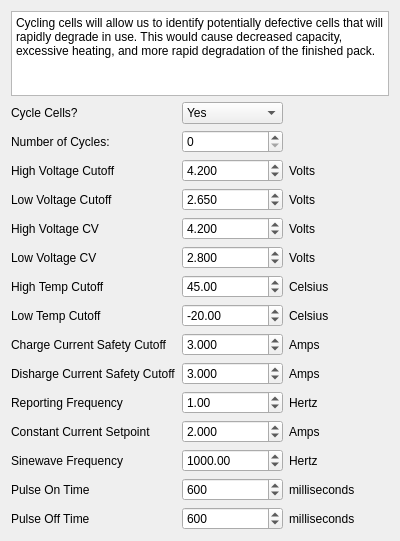
<?xml version="1.0" encoding="UTF-8"?>
<ui version="4.0">
 <class>wizardPageTwo</class>
 <widget class="QWidget" name="wizardPageTwo">
  <property name="geometry">
   <rect>
    <x>0</x>
    <y>0</y>
    <width>400</width>
    <height>541</height>
   </rect>
  </property>
  <property name="windowTitle">
   <string>Form</string>
  </property>
  <layout class="QVBoxLayout" name="verticalLayout">
   <item>
    <widget class="QPlainTextEdit" name="plainTextEdit">
     <property name="undoRedoEnabled">
      <bool>false</bool>
     </property>
     <property name="readOnly">
      <bool>true</bool>
     </property>
     <property name="plainText">
      <string>Cycling cells will allow us to identify potentially defective cells that will rapidly degrade in use. This would cause decreased capacity, excessive heating, and more rapid degradation of the finished pack.</string>
     </property>
    </widget>
   </item>
   <item>
    <layout class="QGridLayout" name="gridLayout_2">
     <item row="2" column="1">
      <widget class="QDoubleSpinBox" name="hvCutoffSB">
       <property name="decimals">
        <number>3</number>
       </property>
       <property name="minimum">
        <double>-99999999999999.000000000000000</double>
       </property>
       <property name="maximum">
        <double>9999999999999.000000000000000</double>
       </property>
       <property name="value">
        <double>4.200000000000000</double>
       </property>
      </widget>
     </item>
     <item row="6" column="0">
      <widget class="QLabel" name="label_14">
       <property name="text">
        <string>High Temp Cutoff</string>
       </property>
      </widget>
     </item>
     <item row="9" column="0">
      <widget class="QLabel" name="label_15">
       <property name="text">
        <string>Disharge Current Safety Cutoff</string>
       </property>
      </widget>
     </item>
     <item row="7" column="1">
      <widget class="QDoubleSpinBox" name="ltCutoffSB">
       <property name="minimum">
        <double>-273.000000000000000</double>
       </property>
       <property name="value">
        <double>-20.000000000000000</double>
       </property>
      </widget>
     </item>
     <item row="3" column="1">
      <widget class="QDoubleSpinBox" name="lvCutoffSB">
       <property name="decimals">
        <number>3</number>
       </property>
       <property name="value">
        <double>2.650000000000000</double>
       </property>
      </widget>
     </item>
     <item row="10" column="1">
      <widget class="QDoubleSpinBox" name="rf">
       <property name="value">
        <double>1.000000000000000</double>
       </property>
      </widget>
     </item>
     <item row="5" column="1">
      <widget class="QDoubleSpinBox" name="lvCVSB">
       <property name="decimals">
        <number>3</number>
       </property>
       <property name="value">
        <double>2.800000000000000</double>
       </property>
      </widget>
     </item>
     <item row="4" column="1">
      <widget class="QDoubleSpinBox" name="hvCVSB">
       <property name="decimals">
        <number>3</number>
       </property>
       <property name="value">
        <double>4.200000000000000</double>
       </property>
      </widget>
     </item>
     <item row="6" column="1">
      <widget class="QDoubleSpinBox" name="htCutoffSB">
       <property name="value">
        <double>45.000000000000000</double>
       </property>
      </widget>
     </item>
     <item row="9" column="1">
      <widget class="QDoubleSpinBox" name="dcCutoff">
       <property name="decimals">
        <number>3</number>
       </property>
       <property name="value">
        <double>3.000000000000000</double>
       </property>
      </widget>
     </item>
     <item row="11" column="1">
      <widget class="QDoubleSpinBox" name="ccSetpoint">
       <property name="decimals">
        <number>3</number>
       </property>
       <property name="value">
        <double>2.000000000000000</double>
       </property>
      </widget>
     </item>
     <item row="8" column="1">
      <widget class="QDoubleSpinBox" name="ccCutoff">
       <property name="decimals">
        <number>3</number>
       </property>
       <property name="value">
        <double>3.000000000000000</double>
       </property>
      </widget>
     </item>
     <item row="15" column="0">
      <spacer name="verticalSpacer">
       <property name="orientation">
        <enum>Qt::Vertical</enum>
       </property>
       <property name="sizeHint" stdset="0">
        <size>
         <width>20</width>
         <height>40</height>
        </size>
       </property>
      </spacer>
     </item>
     <item row="12" column="1">
      <widget class="QDoubleSpinBox" name="sf">
       <property name="maximum">
        <double>99999999.000000000000000</double>
       </property>
       <property name="value">
        <double>1000.000000000000000</double>
       </property>
      </widget>
     </item>
     <item row="13" column="1">
      <widget class="QSpinBox" name="pOnT">
       <property name="maximum">
        <number>99999999</number>
       </property>
       <property name="value">
        <number>600</number>
       </property>
       <property name="displayIntegerBase">
        <number>10</number>
       </property>
      </widget>
     </item>
     <item row="14" column="1">
      <widget class="QSpinBox" name="pOffT">
       <property name="maximum">
        <number>999999</number>
       </property>
       <property name="value">
        <number>600</number>
       </property>
       <property name="displayIntegerBase">
        <number>10</number>
       </property>
      </widget>
     </item>
     <item row="14" column="0">
      <widget class="QLabel" name="label_13">
       <property name="text">
        <string>Pulse Off Time</string>
       </property>
      </widget>
     </item>
     <item row="11" column="0">
      <widget class="QLabel" name="label_10">
       <property name="text">
        <string>Constant Current Setpoint</string>
       </property>
      </widget>
     </item>
     <item row="2" column="0">
      <widget class="QLabel" name="label_3">
       <property name="text">
        <string>High Voltage Cutoff</string>
       </property>
      </widget>
     </item>
     <item row="12" column="0">
      <widget class="QLabel" name="label_11">
       <property name="text">
        <string>Sinewave Frequency</string>
       </property>
      </widget>
     </item>
     <item row="5" column="0">
      <widget class="QLabel" name="label_4">
       <property name="text">
        <string>Low Voltage CV</string>
       </property>
      </widget>
     </item>
     <item row="10" column="0">
      <widget class="QLabel" name="label_9">
       <property name="text">
        <string>Reporting Frequency</string>
       </property>
      </widget>
     </item>
     <item row="4" column="0">
      <widget class="QLabel" name="label_5">
       <property name="text">
        <string>High Voltage CV</string>
       </property>
      </widget>
     </item>
     <item row="7" column="0">
      <widget class="QLabel" name="label_6">
       <property name="text">
        <string>Low Temp Cutoff</string>
       </property>
      </widget>
     </item>
     <item row="13" column="0">
      <widget class="QLabel" name="label_12">
       <property name="text">
        <string>Pulse On Time</string>
       </property>
      </widget>
     </item>
     <item row="8" column="0">
      <widget class="QLabel" name="label_7">
       <property name="text">
        <string>Charge Current Safety Cutoff</string>
       </property>
      </widget>
     </item>
     <item row="3" column="0">
      <widget class="QLabel" name="label_8">
       <property name="text">
        <string>Low Voltage Cutoff</string>
       </property>
      </widget>
     </item>
     <item row="2" column="2">
      <widget class="QLabel" name="label_16">
       <property name="text">
        <string>Volts</string>
       </property>
      </widget>
     </item>
     <item row="1" column="1">
      <widget class="QSpinBox" name="cycles"/>
     </item>
     <item row="1" column="0">
      <widget class="QLabel" name="label_2">
       <property name="text">
        <string>Number of Cycles: </string>
       </property>
      </widget>
     </item>
     <item row="3" column="2">
      <widget class="QLabel" name="label_17">
       <property name="text">
        <string>Volts</string>
       </property>
      </widget>
     </item>
     <item row="6" column="2">
      <widget class="QLabel" name="label_20">
       <property name="text">
        <string>Celsius</string>
       </property>
      </widget>
     </item>
     <item row="4" column="2">
      <widget class="QLabel" name="label_18">
       <property name="text">
        <string>Volts</string>
       </property>
      </widget>
     </item>
     <item row="5" column="2">
      <widget class="QLabel" name="label_19">
       <property name="text">
        <string>Volts</string>
       </property>
      </widget>
     </item>
     <item row="7" column="2">
      <widget class="QLabel" name="label_21">
       <property name="text">
        <string>Celsius</string>
       </property>
      </widget>
     </item>
     <item row="8" column="2">
      <widget class="QLabel" name="label_22">
       <property name="text">
        <string>Amps</string>
       </property>
      </widget>
     </item>
     <item row="10" column="2">
      <widget class="QLabel" name="label_24">
       <property name="text">
        <string>Hertz</string>
       </property>
      </widget>
     </item>
     <item row="12" column="2">
      <widget class="QLabel" name="label_26">
       <property name="text">
        <string>Hertz</string>
       </property>
      </widget>
     </item>
     <item row="9" column="2">
      <widget class="QLabel" name="label_23">
       <property name="text">
        <string>Amps</string>
       </property>
      </widget>
     </item>
     <item row="11" column="2">
      <widget class="QLabel" name="label_25">
       <property name="text">
        <string>Amps</string>
       </property>
      </widget>
     </item>
     <item row="13" column="2">
      <widget class="QLabel" name="label_27">
       <property name="text">
        <string>milliseconds</string>
       </property>
      </widget>
     </item>
     <item row="14" column="2">
      <widget class="QLabel" name="label_28">
       <property name="text">
        <string>milliseconds</string>
       </property>
      </widget>
     </item>
     <item row="0" column="1">
      <widget class="QComboBox" name="comboBox">
       <item>
        <property name="text">
         <string>Yes</string>
        </property>
       </item>
       <item>
        <property name="text">
         <string>No</string>
        </property>
       </item>
      </widget>
     </item>
     <item row="0" column="0">
      <widget class="QLabel" name="label">
       <property name="text">
        <string>Cycle Cells?</string>
       </property>
      </widget>
     </item>
    </layout>
   </item>
  </layout>
 </widget>
 <resources/>
 <connections/>
</ui>
